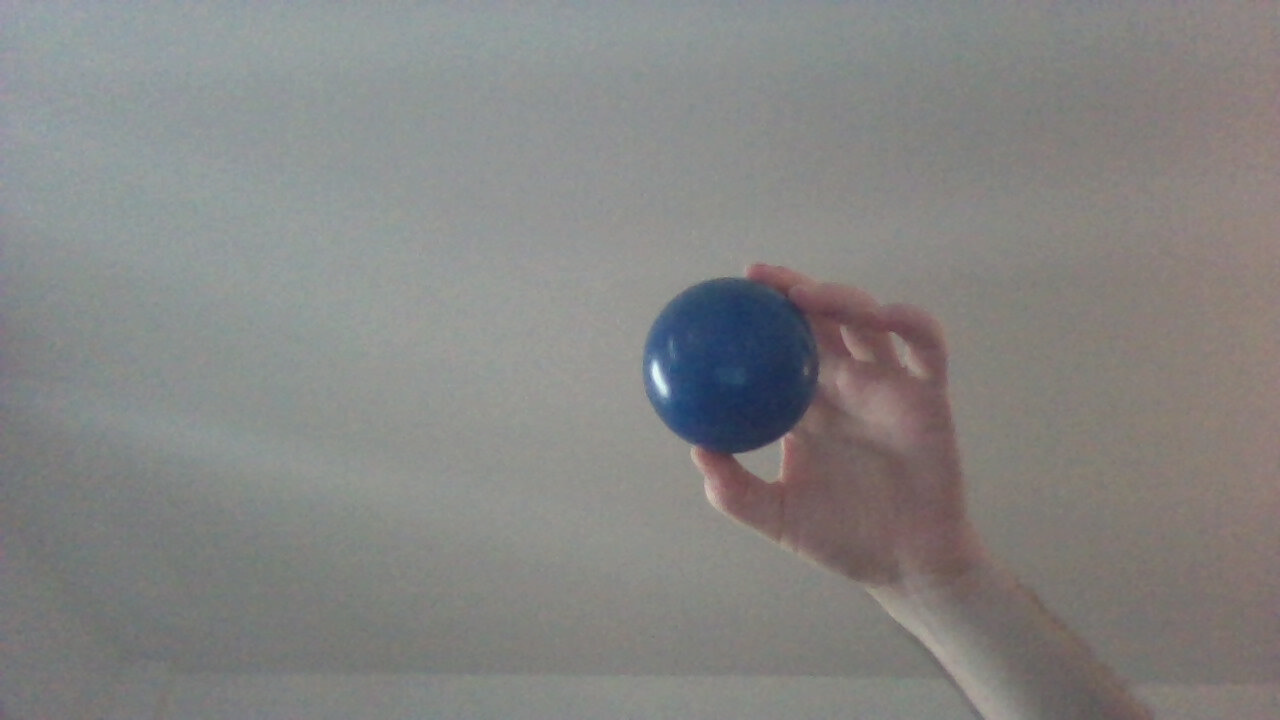
//> input picture cv/bb1.jpg, 1280 x 720 px
$ ./main   (built with g++ and OpenCV 4)
//> lines starting //> are read from the running program, lines starting //| are printed output that depends on the picture; after the words box and inside, x2 and y2 are one past the last pixel; in counts of white or black regions, pixels touching at a corner belong together
#include <iostream>
#include <opencv2/highgui/highgui.hpp>
#include <opencv2/imgproc/imgproc.hpp>

using namespace cv;
using namespace std;

int main( int argc, char** argv ) {

	// Create matrix from image
	Mat imageSrc = imread("bb1.jpg", CV_LOAD_IMAGE_COLOR);
//> imageSrc is the input picture: 720 rows x 1280 cols, CV_8UC3; mean B, G, R 131.3, 132.6, 133.2

	// Create windows
	namedWindow("Source", WINDOW_AUTOSIZE);
	namedWindow("Destination", WINDOW_AUTOSIZE);
	namedWindow("Control", WINDOW_AUTOSIZE);

	// HSV low-high values
	int lowH = 0;
	int highH = 179;

	int lowS = 0;
	int highS = 255;

	int lowV = 0;
	int highV = 255;

	// Create trackbar
	createTrackbar("LowH", "Control", &lowH, 179); //Hue (0 - 179)
//> slider 'LowH' is set to 35
	createTrackbar("HighH", "Control", &highH, 179);

	createTrackbar("LowS", "Control", &lowS, 255); //Saturation (0 - 255)
//> slider 'LowS' is set to 51
	createTrackbar("HighS", "Control", &highS, 255);

	createTrackbar("LowV", "Control", &lowV, 255); //Value (0 - 255)
//> slider 'LowV' is set to 51
	createTrackbar("HighV", "Control", &highV, 255);

	// Keep reading values from control window
	while(true) {

		// Destination image
		Mat imageDest;

		// Convert BGR to HSV
		cvtColor(imageSrc, imageDest, COLOR_BGR2HSV);
//> imageDest: 720 rows x 1280 cols, CV_8UC3; mean H, S, V 57.2, 19.2, 137.4

		// Get colors in specified range
		inRange(imageDest, Scalar(lowH, lowS, lowV), Scalar(highH, highS, highV), imageDest);
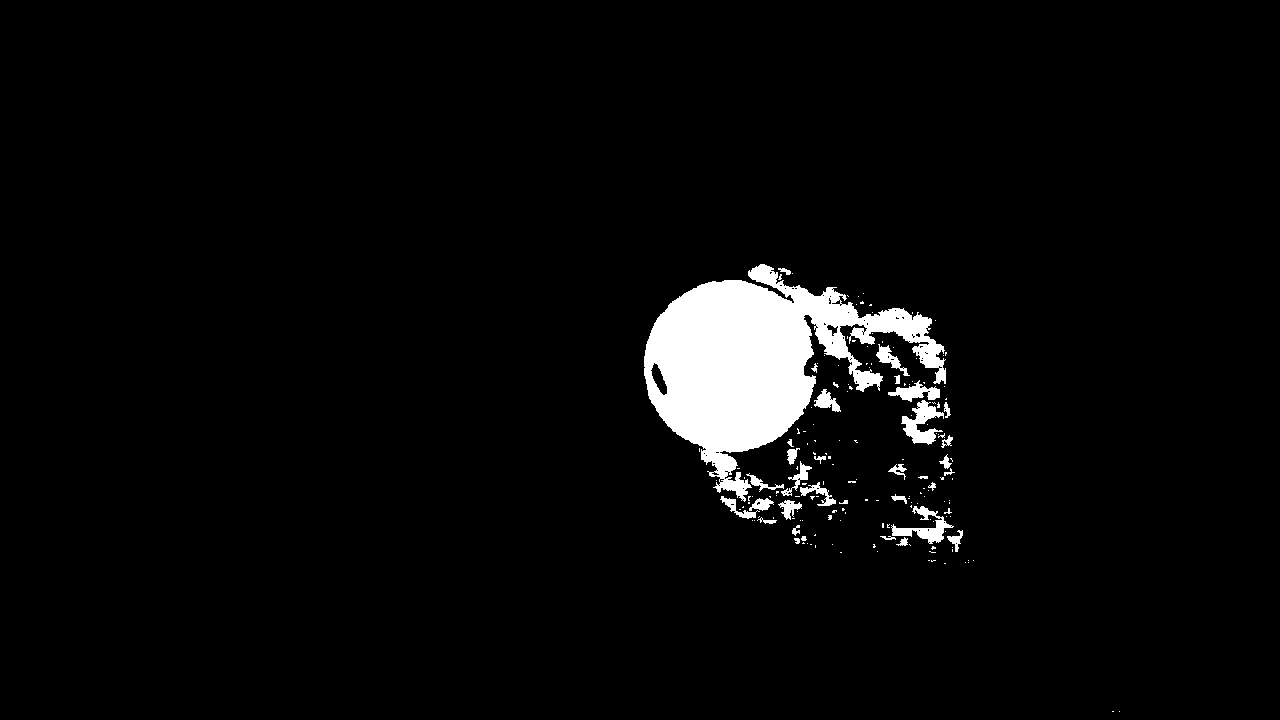
//> imageDest: 720 rows x 1280 cols, CV_8UC1; 3.9% white; 172 white regions (137 under 20 px), largest, box (x1, y1, x2, y2) and area: (644, 264, 946, 502) 30129, (901, 400, 944, 445) 901, (891, 506, 954, 544) 802

		// Morphological opening
		erode(imageDest, imageDest, getStructuringElement(MORPH_ELLIPSE, Size(8, 8)) );
		dilate(imageDest, imageDest, getStructuringElement(MORPH_ELLIPSE, Size(8, 8)) );

		// Morphological closing
		dilate(imageDest, imageDest, getStructuringElement(MORPH_ELLIPSE, Size(8, 8)) );
		erode(imageDest, imageDest, getStructuringElement(MORPH_ELLIPSE, Size(8, 8)) );
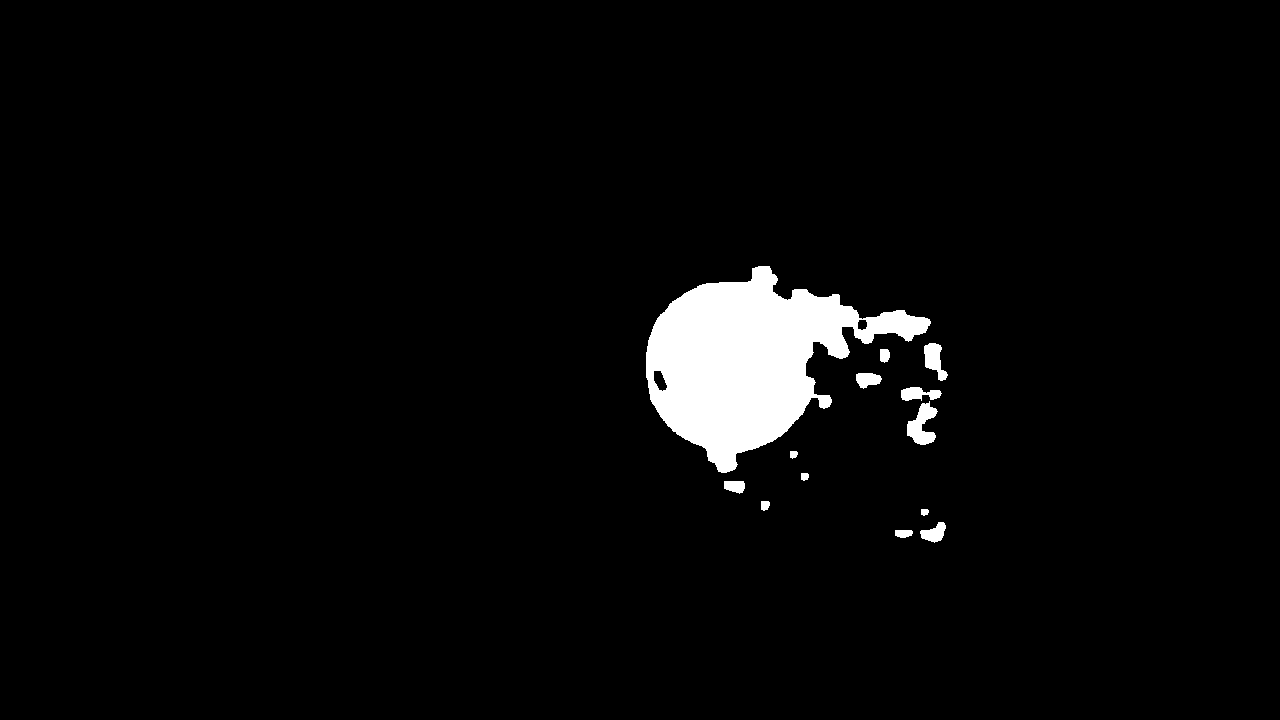
//> imageDest: 720 rows x 1280 cols, CV_8UC1; 3.4% white; 13 white regions, largest, box (x1, y1, x2, y2) and area: (646, 266, 931, 473) 28124, (907, 401, 938, 445) 728, (924, 343, 948, 381) 500

		// Create moment
		Moments mmts = moments(imageDest);
//> mmts = moments, m00 7913925, centre m10/m00, m01/m00 = (762.3, 366.1)

		// Calculate center x and y
		double x = mmts.m10 / mmts.m00;
//> x = 762.3
		double y = mmts.m01 / mmts.m00;
//> y = 366.1

		// Draw circle at x and y
		Mat tmpSource = imageSrc.clone();
		circle(tmpSource, Point(x, y), 10, Scalar(0, 0, 255), 10);
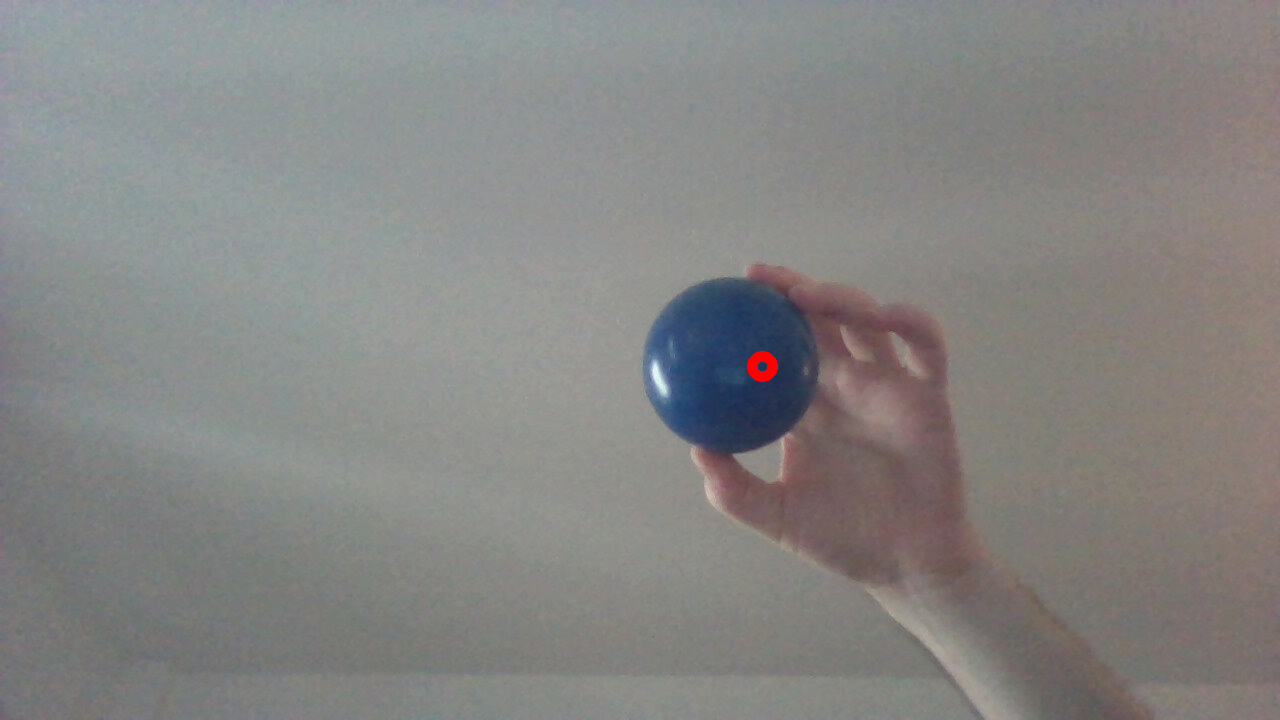
//> tmpSource: 720 rows x 1280 cols, CV_8UC3; 0.07% of pixels changed, all inside (x1, y1, x2, y2) = (747, 351, 778, 382)

		// Show images in windows
		imshow("Destination", imageDest);
		imshow("Source", tmpSource);

		// Delay 50ms
		waitKey(50);
	}
	return 0;
}
